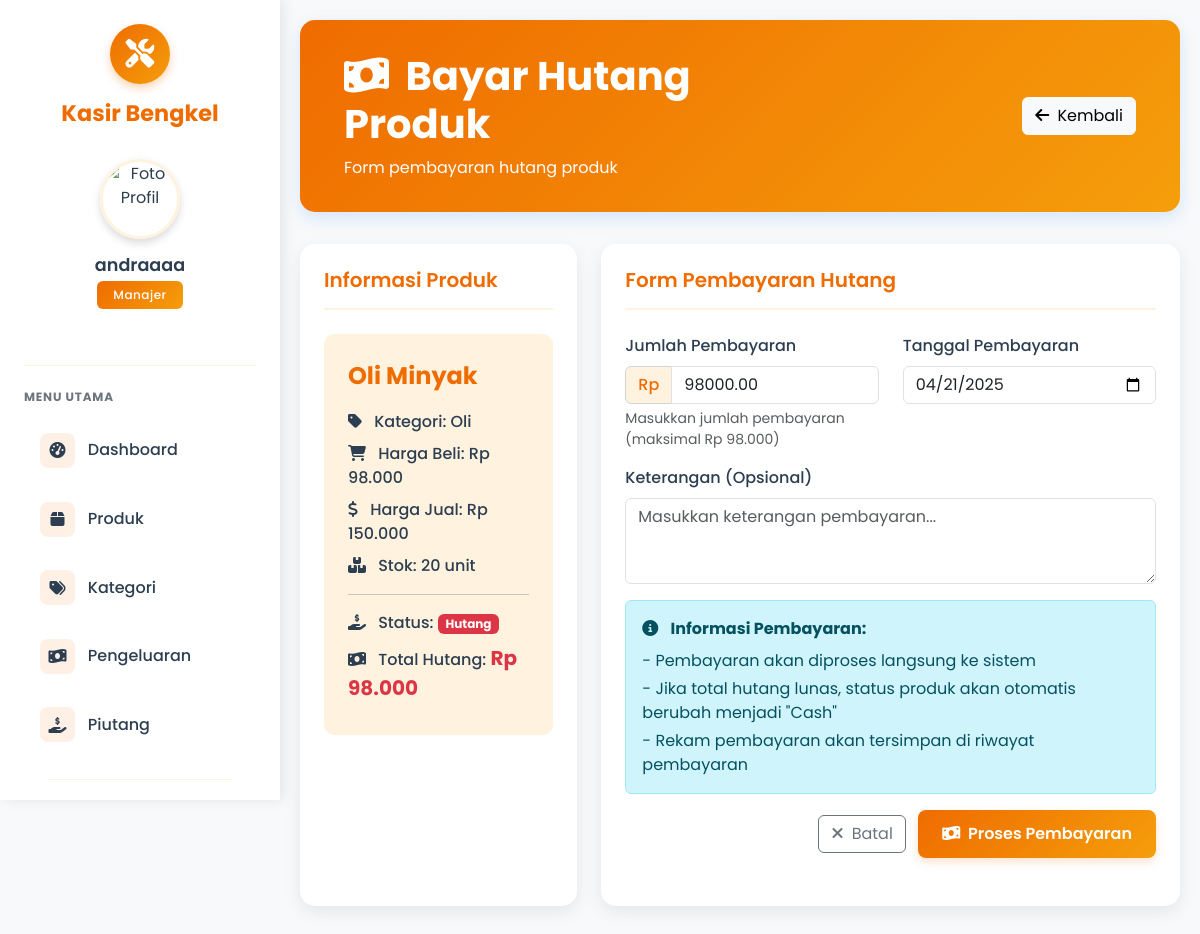
Screenshot of /manajer/bayar_hutang.php?id=18 (signed in) with the database file from the repository.
### tables this page shows
CREATE TABLE `produk` (
  `id` int(11) NOT NULL,
  `nama` varchar(50) NOT NULL,
  `harga_beli` decimal(10,2) DEFAULT NULL,
  `harga_jual` decimal(10,2) NOT NULL,
  `stok` int(11) NOT NULL,
  `kategori_id` int(11) DEFAULT NULL,
  `hutang_sparepart` enum('Hutang','Cash') DEFAULT 'Cash',
  `nominal_hutang` decimal(10,2) DEFAULT 0.00
);

CREATE TABLE `kategori` (
  `id` int(11) NOT NULL,
  `nama_kategori` varchar(50) NOT NULL
);

### manajer/bayar_hutang.php (the view, shortened to what this page needs)
<?php
include '../config.php';
$produk_id = mysqli_real_escape_string($conn, $_GET['id']);
$produk_query = "SELECT p.*, k.nama_kategori
                FROM produk p
                LEFT JOIN kategori k ON p.kategori_id = k.id
                WHERE p.id = '$produk_id' AND p.hutang_sparepart = 'Hutang' AND p.nominal_hutang > 0";
$produk_result = mysqli_query($conn, $produk_query);
$produk = mysqli_fetch_assoc($produk_result);
?>
<!DOCTYPE html>
<html lang="id">
<head>
  <link href="https://cdn.jsdelivr.net/npm/bootstrap@5.3.0/dist/css/bootstrap.min.css" rel="stylesheet">
  <link rel="stylesheet" href="https://cdnjs.cloudflare.com/ajax/libs/font-awesome/6.4.0/css/all.min.css">
</head>
<body>
  <?php include 'sidebar.php'; ?>
  <div class="content">
    <div class="page-header">
      <div class="container-fluid">
        <div class="row align-items-center">
          <div class="col-md-6">
            <h1><i class="fas fa-money-bill-wave me-2"></i> Bayar Hutang Produk</h1>
            <p class="mb-0">Form pembayaran hutang produk</p>
          </div>
          <div class="col-md-6 text-md-end mt-3 mt-md-0">
            <a href="piutang.php" class="btn btn-light">
              <i class="fas fa-arrow-left me-1"></i> Kembali
            </a>
          </div>
        </div>
      </div>
    </div>
    <div class="row">
      <div class="col-lg-4 mb-4">
        <div class="data-card h-100">
          <div class="card-header-actions">
            <h5 class="card-title">Informasi Produk</h5>
          </div>
          <div class="product-info">
            <div class="product-name"><?= htmlspecialchars($produk['nama']) ?></div>
            <div class="product-detail">
              <i class="fas fa-tag me-2"></i> Kategori: <?= htmlspecialchars($produk['nama_kategori'] ?? 'Tidak Ada Kategori') ?>
            </div>
            <div class="product-detail">
              <i class="fas fa-shopping-cart me-2"></i> Harga Beli: Rp <?= number_format($produk['harga_beli'], 0, ',', '.') ?>
            </div>
            <div class="product-detail">
              <i class="fas fa-dollar-sign me-2"></i> Harga Jual: Rp <?= number_format($produk['harga_jual'], 0, ',', '.') ?>
            </div>
            <div class="product-detail">
              <i class="fas fa-boxes me-2"></i> Stok: <?= number_format($produk['stok']) ?> unit
            </div>
            <hr>
            <div class="product-detail">
              <i class="fas fa-hand-holding-usd me-2"></i> Status: <span class="badge bg-danger">Hutang</span>
            </div>
            <div class="product-detail">
              <i class="fas fa-money-bill-wave me-2"></i> Total Hutang:
              <span class="fw-bold text-danger fs-5">
                Rp <?= number_format($produk['nominal_hutang'], 0, ',', '.') ?>
              </span>
            </div>
          </div>
        </div>
      </div>
      <div class="col-lg-8 mb-4">
        <div class="data-card">
          <div class="card-header-actions">
            <h5 class="card-title">Form Pembayaran Hutang</h5>
          </div>
          <form action="" method="POST" id="paymentForm">
            <div class="row">
              <div class="col-md-6 mb-3">
                <label for="jumlah_bayar" class="form-label">Jumlah Pembayaran</label>
                <div class="input-group">
                  <span class="input-group-text">Rp</span>
                  <input type="number" class="form-control" id="jumlah_bayar" name="jumlah_bayar"
                         required value="<?= $produk['nominal_hutang'] ?>"
                         max="<?= $produk['nominal_hutang'] ?>" min="1">
                </div>
                <div class="form-text">Masukkan jumlah pembayaran (maksimal Rp <?= number_format($produk['nominal_hutang'], 0, ',', '.') ?>)</div>
              </div>
              <div class="col-md-6 mb-3">
                <label for="tanggal_bayar" class="form-label">Tanggal Pembayaran</label>
                <input type="date" class="form-control" id="tanggal_bayar" name="tanggal_bayar"
                       required value="<?= date('Y-m-d') ?>">
              </div>
            </div>
            <div class="mb-3">
              <label for="keterangan" class="form-label">Keterangan (Opsional)</label>
              <textarea class="form-control" id="keterangan" name="keterangan" rows="3"
                        placeholder="Masukkan keterangan pembayaran..."></textarea>
            </div>
            <div class="mb-3">
              <div class="alert alert-info">
                <div class="mb-2"><i class="fas fa-info-circle me-2"></i> <strong>Informasi Pembayaran:</strong></div>
                <p class="mb-1">- Pembayaran akan diproses langsung ke sistem</p>
                <p class="mb-1">- Jika total hutang lunas, status produk akan otomatis berubah menjadi "Cash"</p>
                <p class="mb-0">- Rekam pembayaran akan tersimpan di riwayat pembayaran</p>
              </div>
            </div>
            <div class="text-end">
              <a href="piutang.php" class="btn btn-outline-secondary me-2">
                <i class="fas fa-times me-1"></i> Batal
              </a>
              <button type="submit" class="btn btn-primary" id="submitBtn">
                <i class="fas fa-money-bill-wave me-1"></i> Proses Pembayaran
              </button>
            </div>
          </form>
        </div>
      </div>
    </div>
  </div>
</body>
</html>

### manajer/bayar_hutang.php (style rules this page uses)
:root { --primary-orange: #EF6C00; --secondary-orange: #F59E0B; --light-orange: #FFF3E0; --accent-orange: #D84315; --white: #ffffff; --light-gray: #f8f9fa; --text-dark: #2C3E50; }
body { background-color: var(--light-gray); font-family: 'Poppins', 'Arial', sans-serif; color: var(--text-dark); padding-left: 280px; }
.content { padding: 20px; background-color: var(--light-gray); min-height: 100vh; }
.page-header { background: linear-gradient(135deg, var(--primary-orange), var(--secondary-orange)); border-radius: 15px; padding: 2rem; color: var(--white); margin-bottom: 2rem; box-shadow: 0 6px 18px rgba(0, 123, 255, 0.15); }
.page-header h1 { font-weight: 700; margin-bottom: 0.5rem; }
.data-card { border: none; border-radius: 15px; overflow: hidden; box-shadow: 0 6px 18px rgba(0, 0, 0, 0.08); background-color: var(--white); padding: 1.5rem; height: 100%; margin-bottom: 1.5rem; }
.btn-primary { background: linear-gradient(135deg, var(--primary-orange), var(--secondary-orange)); border: none; border-radius: 8px; padding: 0.75rem 1.5rem; font-weight: 600; transition: all 0.3s ease; box-shadow: 0 4px 10px rgba(239, 108, 0, 0.2); }
.product-info { background-color: var(--light-orange); border-radius: 10px; padding: 1.5rem; margin-bottom: 1.5rem; }
.product-name { font-size: 1.5rem; font-weight: 700; color: var(--primary-orange); margin-bottom: 1rem; }
.product-detail { font-weight: 500; margin-bottom: 0.5rem; }
.form-label { font-weight: 500; color: var(--text-dark); }
.input-group-text { background-color: var(--light-orange); color: var(--primary-orange); border-color: #ced4da; font-weight: 500; }
.card-header-actions { display: flex; justify-content: space-between; align-items: center; padding-bottom: 1rem; margin-bottom: 1.5rem; border-bottom: 2px solid var(--light-orange); }
.card-title { font-size: 1.25rem; font-weight: 600; color: var(--primary-orange); margin-bottom: 0; }

### rows the page displays
produk: nama "Oli Minyak", kategori.nama_kategori "Oli", harga_beli "98.000", harga_jual "150.000", stok "20", nominal_hutang "98.000", jumlah_bayar "98000.00"

### other values shown
$_SESSION['manajer']['nama'] "andraaaa"
